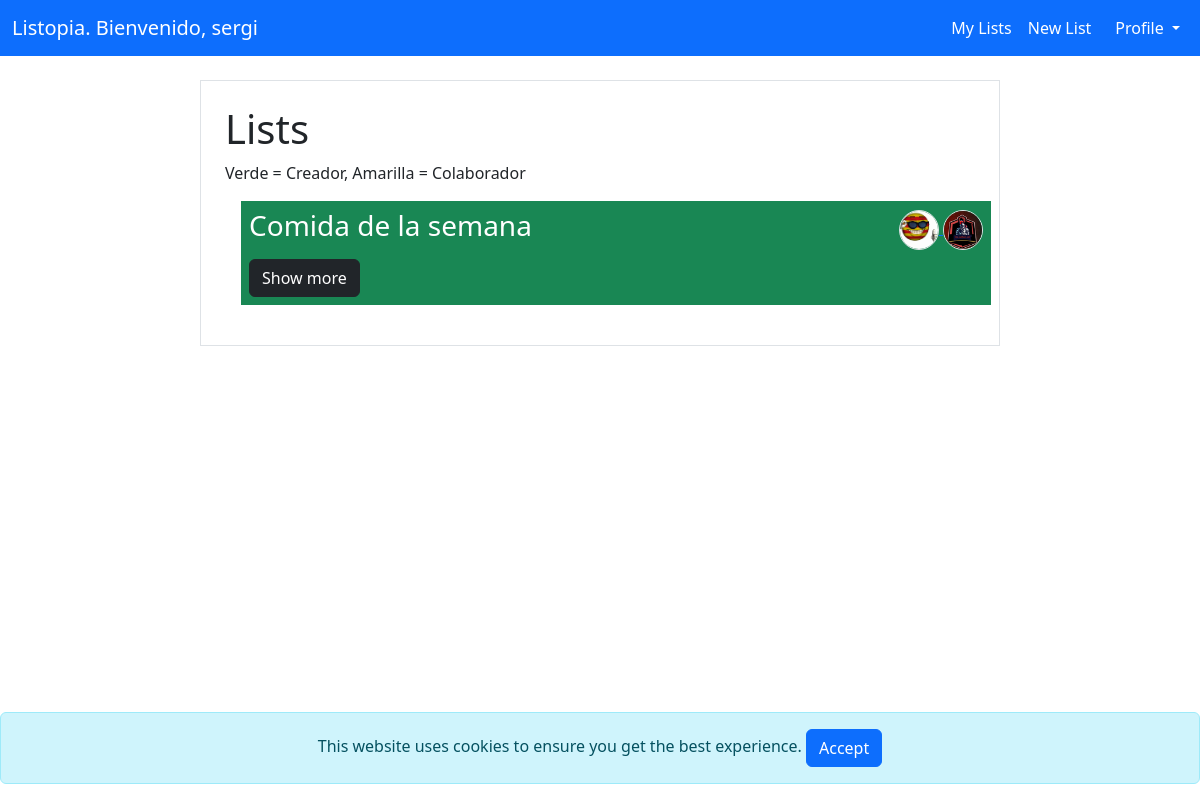
/lists/ (signed in), run on an earlier commit of the app's database.
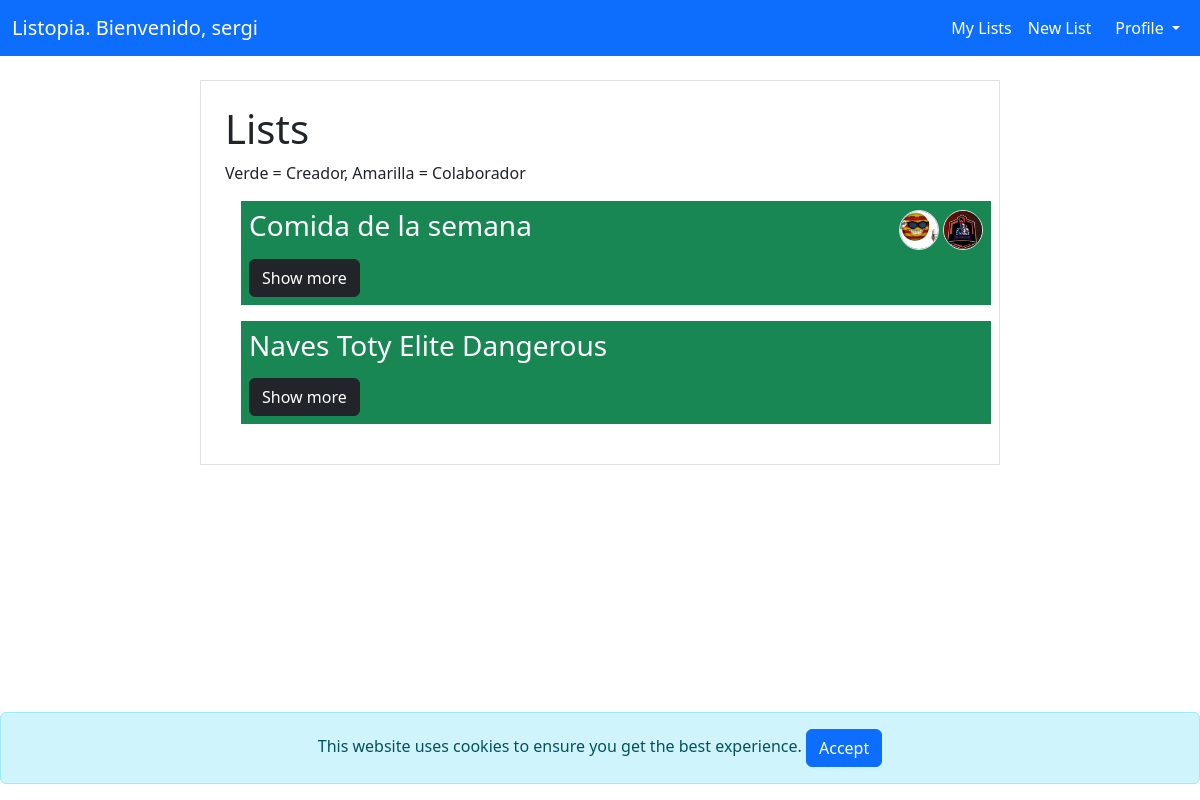
And on a later commit of the database.
### lists/models.py (models this page shows, shortened)
class List(models.Model):
    name = models.CharField(max_length=50)
    description = models.CharField(max_length=256)
    creator = models.ForeignKey(User, on_delete=models.CASCADE, related_name="created_lists")
    created_on = models.DateTimeField(auto_now_add=True)
    collaborators = models.ManyToManyField(User, related_name="collaborated_lists", blank=True)
    last_modified = models.DateTimeField(auto_now=True)
    modified_by = models.ForeignKey(User, on_delete=models.CASCADE, blank=True, null=True)
    is_public = models.BooleanField(default=False)

### auth_app/models.py (models this page shows, shortened)
class Profile(models.Model):
    user = models.OneToOneField(User, on_delete=models.CASCADE)
    description = models.TextField()
    pic = models.ImageField(upload_to='profile_pics', blank=True, null=True)

### lists/views.py (the view)
# urls.py: path('', views.lists, name='lists'),
@login_required
def lists(request):
    lists = List.objects.filter(Q(creator=request.user) | Q(collaborators=request.user)).order_by('created_on').distinct()
    return render(request, 'lists.html',{
        'title': 'Lists',
        'lists': lists
    })

### lists/templates/lists.html
{% extends 'base_lists.html' %}
{% block content %}
<div class="container col-12 col-md-10 col-lg-8 border p-4 mx-auto mt-4 text-white">
    <h1 class="text-dark">{{title}}</h1>
    <p class="text-dark">Verde = Creador, Amarilla = Colaborador</p>
    {% for list in lists %}
    {% if request.user == list.creator %}
    <div class="container bg-success p-2 m-3">
    {% else %}
    <div class="container bg-warning p-2 m-3">
    {% endif %}
        <div class="d-flex justify-content-between align-items-center">
            <h3>{{list.name}}</h3>
            <div>
                {% for collaborator in list.collaborators.all %}
                <a href="{% url 'user_details' collaborator.username %}" title="{{collaborator.username}}">
                    <img src="../media/{{ collaborator.profile.pic }}" class="rounded-circle border" alt="{{collaborator.username}}" style="width: 40px; height: 40px;">
                </a>
                {% endfor %}
            </div>
        </div>
        <a class="btn btn-dark mt-2" href="{% url 'list_details' list.id %}">Show more</a>
    </div>
    {% endfor %}
</div>
{% endblock %}

What changed in the data, as far as the page shows it:
added List: name "Naves Toty Elite Dangerous"
